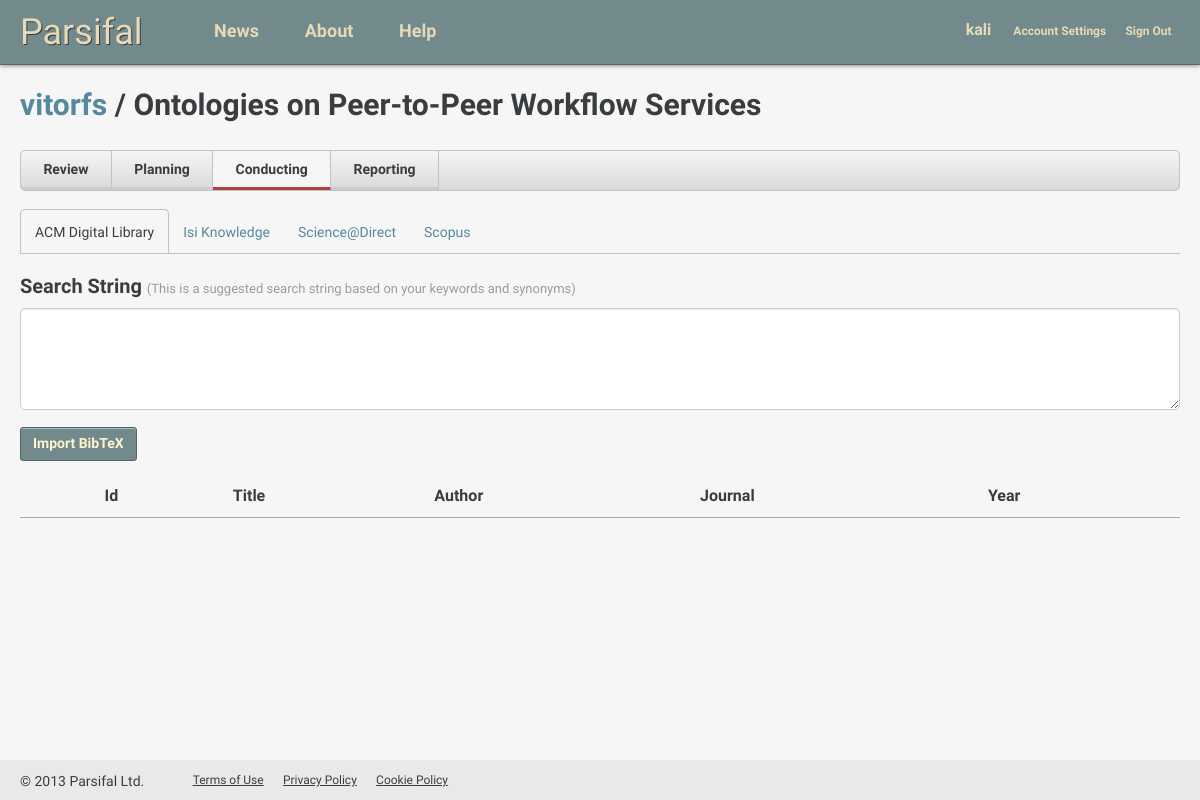
Page /vitorfs/peer-to-peer/conducting/ (signed in) on the committed database.
### reviews/models.py (models this page shows, shortened)
class Review(models.Model):
    short_name = models.CharField(max_length=50) #TODO: Change var name to Name
    title = models.CharField(max_length=200)
    description = models.CharField(max_length=500)
    user = models.ForeignKey(User) #TODO: Change var name to Author
    create_date = models.DateTimeField(auto_now_add=True, blank=True)
    last_update = models.DateTimeField()
    co_authors = models.ManyToManyField(User, related_name="co+")
    objective = models.TextField(max_length=1000, null=True)
    questions = models.ManyToManyField(Question)
    sources = models.ManyToManyField(Source)
    class Meta:
        verbose_name = "Review"
        verbose_name_plural = "Reviews"

class Source(models.Model):
    name = models.CharField(max_length=100)
    url = models.CharField(max_length=200)
    class Meta:
        verbose_name = "Source"
        verbose_name_plural = "Sources"
        ordering = ("name",)

### reviews/views.py (the view, shortened to what this page needs)
@login_required
def conducting(request, username, review_name):
    parser = bibtex.Parser()
    bibdata = parser.parse_file("/Users/vitorfs/Downloads/scopus.bib")
    articles = []
    review = Review.objects.get(short_name=review_name)
    context = RequestContext(request, {'review': review, 'articles': articles})
    return render_to_response('reviews/conducting.html', context)

### reviews/templates/reviews/conducting.html (shortened to what this page needs)
{% extends 'base_app.html' %}
{% block head_extra %}
  <link href="{{ STATIC_URL }}css/review.css" rel="stylesheet" media="screen">
  <link href="{{ STATIC_URL }}css/conducting.css" rel="stylesheet" media="screen">
{% endblock head_extra %}
{% block content %}
  {% include "reviews/review_header.html" with active_menu="conducting" %}
  {% if review.sources.all %}
    <ul class="tab" id="source-tab">
      {% for source in review.sources.all %}
        <li><a href="#">{{ source.name }}</a></li>
      {% endfor %}
    </ul>
  {% else %}
    <p>Use the <a href="/{{ review.user.username }}/{{ review.short_name }}/planning/">planning</a> tab to add sources to your review and import the references.</p>
  {% endif %}
  <div class="articles clearfix">
    <h2>Search String <small>(This is a suggested search string based on your keywords and synonyms)</small></h2>
    <textarea style="width:100%" rows="5"></textarea>
    <div class="source-buttons">
      <button type="button" class="btn btn-import-bibtex">Import BibTeX</button>
    </div>
    <table class="table">
      <thead>
        <tr>
          <th></th>
          <th>Id</th>
          <th>Title</th>
          <th>Author</th>
          <th>Journal</th>
          <th>Year</th>
        </tr>
      </thead>
    </table>
  </div>
{% endblock content %}

### templates/base_app.html (shortened to what this page needs)
<!DOCTYPE html>
<html>
<head>
  <link href="{{ STATIC_URL }}css/style_app.css" rel="stylesheet" media="screen">
  {% block head_extra %}
  {% endblock head_extra %}
</head>
<body>
  <header class="wrapper">
    <h1><a href="/">Parsifal</a></h1>
    <nav class="menu">
      <a href="#">News</a>
      <a href="#">About</a>
      <a href="#">Help</a>
    </nav>
    <nav class="signedin">
      <a href="/{{ user.username }}/" class="user">{{ user.username }}</a>
      <a href="/users/profile/">Account Settings</a>
      <a href="/signout/">Sign Out</a>
    </nav>
  </header>
  <section class="content wrapper">
    {% block content %}
    {% endblock content %}
    <div class="push"></div>
  </section>
  <footer class="wrapper">
    <p>© 2013 Parsifal Ltd.</p>
    <ul>
      <li><a href="#">Terms of Use</a></li>
      <li><a href="#">Privacy Policy</a></li>
      <li><a href="#">Cookie Policy</a></li>
    </ul>
  </footer>
</body>
</html>

### reviews/templates/reviews/review_header.html (shortened to what this page needs)
<h1><a href="/{{ review.user.username }}/">{{ review.user.username }}</a> / {{ review.title }}</h1>
<ul class="review-menu">
  <li {% if active_menu == "review"%} class="active" {% endif %}><a href="/{{ review.user.username }}/{{ review.short_name }}/">Review</a></li>
  <li {% if active_menu == "planning"%} class="active" {% endif %}><a href="/{{ review.user.username }}/{{ review.short_name }}/planning/">Planning</a></li>
  <li {% if active_menu == "conducting"%} class="active" {% endif %}><a href="/{{ review.user.username }}/{{ review.short_name }}/conducting/">Conducting</a></li>
  <li {% if active_menu == "reporting"%} class="active" {% endif %}><a href="/{{ review.user.username }}/{{ review.short_name }}/reporting/">Reporting</a></li>
</ul>

### static/css/style_app.css (style rules this page uses)
* { -moz-box-sizing: border-box; -webkit-box-sizing: border-box; box-sizing: border-box; }
html, body { height: 100%; }
body { background: #F6F6F6; color: #3A3D40; font-family: "Source Sans Pro", Tahoma, Arial, sans-serif; font-weight: 400; font-size: 62.5%; }
header { background: #728A8B; height: 65px; border-bottom: 1px solid #56696A; position: fixed; width: 100%; box-shadow: 0 0 5px rgba(0, 0, 0, .6); z-index: 1000; }
header h1 { font-family: Playball, cursive; font-size: 3.6em; float: left; padding-top: .4em; font-weight: 400; margin: 0; text-shadow: 1px 1px 0 #3A3D40; }
header h1 a { color: #E6D9B8; text-decoration: none; }
header nav.menu { float: left; padding-top: 2.2em; padding-left: 5em; }
header nav.menu a { padding: 0 1.2em; color: #E6D9B8; text-decoration: none; font-size: 1.8em; font-weight: bold; }
header nav.signedin { padding-top: 2.2em; float: right; }
header nav.signedin a { color: #E6D9B8; text-decoration: none; font-size: 1.2em; padding: 0 .7em; font-weight: bold; }
header nav.signedin a.user { font-size: 1.6em; }
.wrapper { width: 100%; padding: 0 20px; }
.content { padding: 90px 20px 20px; min-height: 100%; height: auto !important; height: 100%; margin: 0 auto -40px; }
footer { background-color: #E9E9E9; height: 40px; }
footer p { padding-top: 1em; color: #3A3D40; font-size: 1.4em; font-weight: 400; float: left; margin: 0; }
footer ul { float: left; padding-top: 1.4em; padding-left: 2em; }
footer ul li { display: inline; font-size: 1.2em; padding: 0 .7em; }
footer ul li a { color: #3A3D40; text-decoration: underline; }
.push { height: 40px; }
ul { margin-left: 20px; }
ul li { font-size: 1.4em; padding: .2em 0; list-style: square; }

### reviews/static/css/review.css (style rules this page uses)
ul.review-menu { width: 100%; margin: 0; margin-bottom: 20px; padding: 0; border: 1px solid #C2C2C2; background: #F5F5F5; border-radius: 5px; background: -moz-linear-gradient(top, #F5F5F5 0%, #D9D9D9 100%); background: -webkit-linear-gradient(top, #F5F5F5 0%, #D9D9D9 100%); background: -o-linear-gradient(top, #F5F5F5 0%, #D9D9D9 100%); font-size: 0; }
ul.review-menu li { display: inline-block; list-style: none; padding: 0; font-size: 14px; border-bottom: 3px solid #CCCCCC; border-right: 1px solid #C2C2C2; }
ul.review-menu li:first-child { border-bottom-left-radius: 5px; }
ul.review-menu li a { display: block; padding: .8em 1.6em; font-weight: 600; color: #3A3D40; }
ul.review-menu li:first-child { border-top-left-radius: 5px; border-bottom-left-radius: 5px; }
ul.review-menu li.active { background: #F5F5F5; color: #666B71; border-bottom: 3px solid #AC4539; }

### reviews/static/css/conducting.css (style rules this page uses)
div.source-buttons { padding: 15px 0; }

### static/css/clearfix.css (style rules this page uses)
.clearfix:before, .clearfix:after { content: ""; display: table; }
.clearfix:after { clear: both; }
.clearfix { zoom: 1; }

### static/css/button.css (style rules this page uses)
.btn { border: 1px solid #516465; border-radius: 3px; cursor: pointer; background-color: #728A8B; color: #FFF3D0; font-size: 14px; padding: 6px 12px; display: inline-block; margin-bottom: 0; font-weight: 600; line-height: 1.4em; box-shadow: 0px 1px 0 0px rgba(179, 216, 219, .7) inset; }

### static/css/table.css (style rules this page uses)
.table { width: 100%; border-collapse: collapse; border-spacing: 0; }
.table td, .table th { font-size: 1.4em; padding: .8em .6em; text-align: left; }
.table thead tr th { font-size: 1.6em; font-weight: 600; }
.table tr { border-bottom: 1px solid #AAA; }

### static/css/form.css (style rules this page uses)
input, button, select, option, textarea { font-family: inherit; }
button { text-transform: none; }
input, textarea, select { font-size: 1.4em; border-radius: 5px; border: 1px solid #CCCCCC; padding: 0.4em 0.7em; box-shadow: 0 1px 1px rgba(0, 0, 0, 0.075) inset; transition: border-color 0.15s ease-in-out 0s, box-shadow 0.15s ease-in-out 0s; color: #3A3D40; }
textarea { padding: 0.7em; }

### static/css/typography.css (style rules this page uses)
h1, h2, h3, h4, h5, h6 { font-weight: 600; }
h1 { font-size: 3em; margin-bottom: 1em; }
h2 { font-size: 2em; margin: .6em 0; text-shadow: 0 0 1px #FFF; }
a { color: #55899B; text-decoration: none; }
p { font-size: 1.4em; margin-bottom: .7em; }
small { font-size: 65%; color: #999; font-weight: 400; }

### static/css/tab.css (style rules this page uses)
ul.tab { font-size: 0; display: block; padding: 14px 0; border-bottom: 1px solid #C2C2C2; display: block; margin: 0 0 10px 0; }
ul.tab li { list-style: none; display: inline; font-size: 14px; margin: 0; padding: 14px 0 12px; }
ul.tab li a { padding: 14px 14px 13px; border-top-left-radius: 5px; border-top-right-radius: 5px; position: relative; }
ul.tab li.active a { color: #3A3D40; border: 1px solid #C2C2C2; border-bottom: none; background: #F6F6F6; }

### rows in the picture
Review: user.username "vitorfs", title "Ontologies on Peer-to-Peer Workflow Services"
Source: name "ACM Digital Library"
Source: name "Isi Knowledge"
Source: name "Science@Direct"
Source: name "Scopus"

### other values in the picture
{{ user.username }} "kali"
